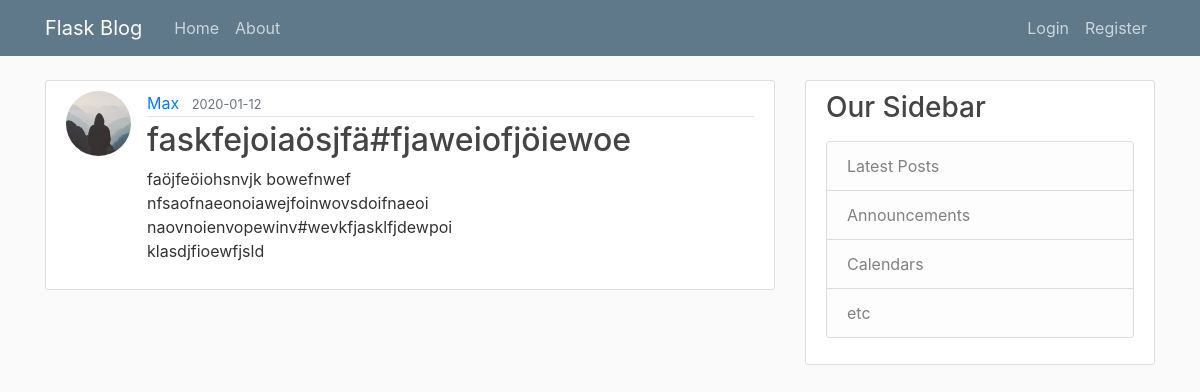
The app's page /post/22 with its own data.
### flaskblog/models.py (models this page shows, shortened)
class User(db.Model, UserMixin): # 'db.Model' creates the SQLAlchemy Model; UserMixin is important for flask_login to make the login system work (UserMixin provides funcions like 'is_authenticated' for flask_login)
    id = db.Column(db.Integer, primary_key=True) # 'primary_key' provides a unique id for each column
    username = db.Column(db.String(20), unique=True, nullable=False) # 'unique' makes sure that the username is only one time stored in the database; 'nullable' ensures that the entry is not null
    email = db.Column(db.String(120), unique=True, nullable=False)
    image_file = db.Column(db.String(20), nullable=False, default='default.jpg') # 'default' sets a default entry if nothing was submitted in the form
    password = db.Column(db.String(60), nullable=False)
    posts = db.relationship('Post', backref='author', lazy=True) # relationship with another model (in this case 'Post'; 'Post' need to be spelled like the class); 'backref' creates a kind of column in the related model; 'lazy' ensures that the related data only gets loaded when needed

class Post(db.Model):
    id = db.Column(db.Integer, primary_key=True)
    title = db.Column(db.String(100), nullable=False)
    date_posted = db.Column(db.DateTime, nullable=False, default=datetime.utcnow)
    content = db.Column(db.Text, nullable=False)
    user_id = db.Column(db.Integer, db.ForeignKey('user.id'), nullable=False) # ForeignKey creates a relationship to the user id who has written the post; ForeignKey needs to be written lowercase because it uses the tablename (in the SQLite database) and not the classname of the model

### flaskblog/routes.py (the view)
@app.route('/post/<int:post_id>')
def post(post_id):
    post = Post.query.get_or_404(post_id) # shows the post if it exists or it shows 404 error if it doesnt exist
    return render_template('post.html', title=post.title, post=post)

### flaskblog/templates/post.html (shortened to what this page needs)
{% extends "layout.html" %}
{% block content %}
    <article class="media content-section">
        <img class="rounded-circle article-img" src="{{ url_for('static', filename='profile_pics/' + post.author.image_file) }}">
        <div class="media-body">
        <div class="article-metadata">
            <a class="mr-2" href="{{ url_for('user_posts', username=post.author.username) }}">{{ post.author.username }}</a>
            <small class="text-muted">{{ post.date_posted.strftime('%Y-%m-%d') }}</small>
        </div>
        <h2 class="article-title">{{ post.title }}</h2>
        <p class="article-content">{{ post.content }}</p>
        </div>
    </article>
{% endblock content %}

### flaskblog/static/css/main.css (style rules this page uses)
body { background: #fafafa; color: #333333; margin-top: 5rem; }
h1, h2, h3, h4, h5, h6 { color: #444444; }
.content-section { background: #ffffff; padding: 10px 20px; border: 1px solid #dddddd; border-radius: 3px; margin-bottom: 20px; }
.article-title { color: #444444; }
.article-content { white-space: pre-line; }
.article-img { height: 65px; width: 65px; margin-right: 16px; }
.article-metadata { padding-bottom: 1px; margin-bottom: 4px; border-bottom: 1px solid #e3e3e3 }

### records on screen
User: image_file (placeholder picture), author.username "Max"
Post: date_posted "2020-01-12", title "faskfejoiaösjfä#fjaweiofjöiewoe", content "faöjfeöiohsnvjk bowefnwef nfsaofnaeonoiawejfoinwovsdoifnaeoi naovnoienvopewinv#wevkfjasklfjdewpoi klasdjfioewfjsld"
